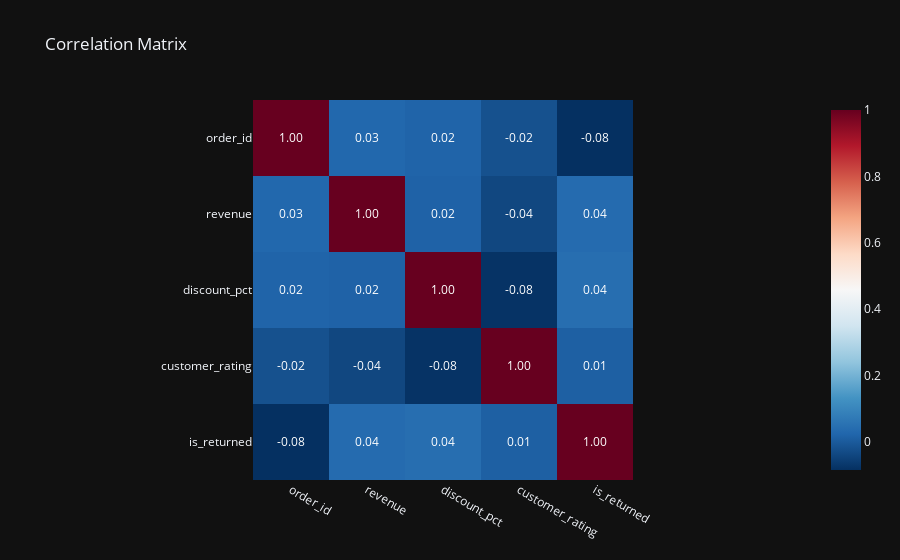
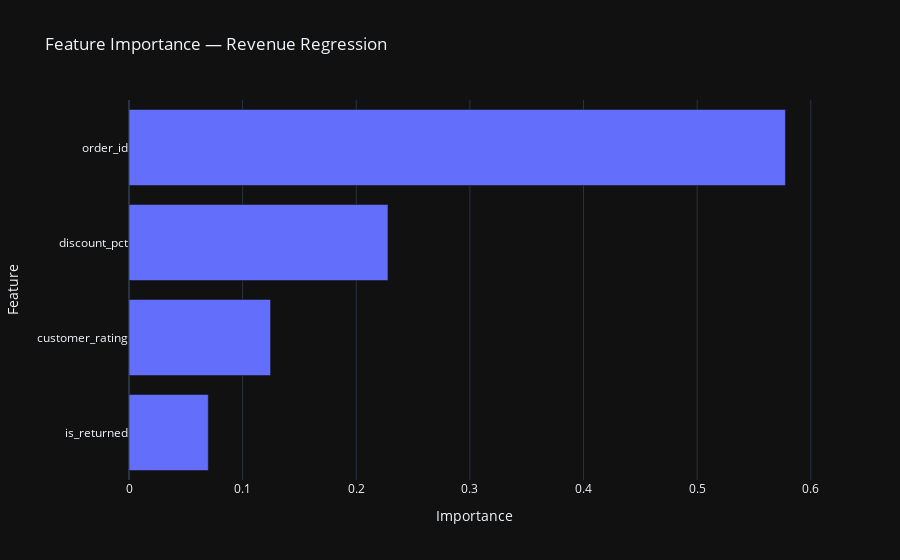
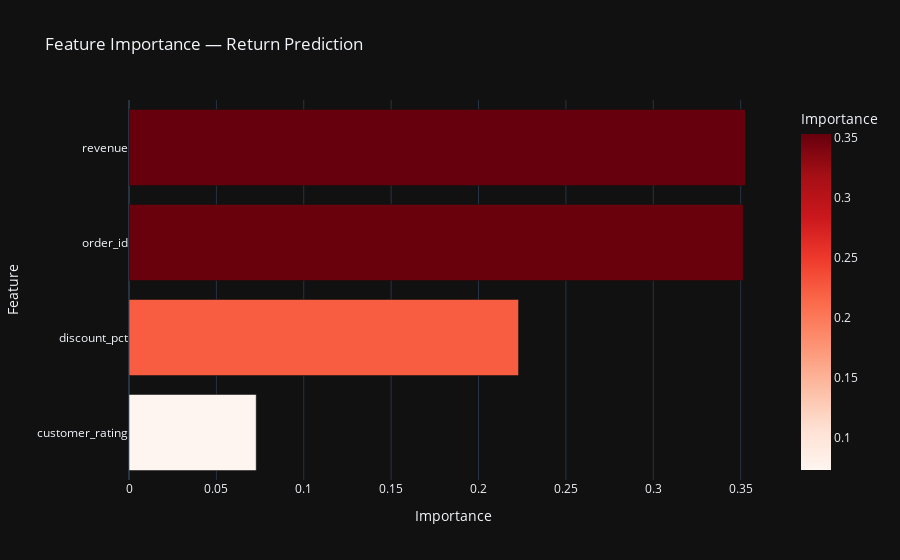
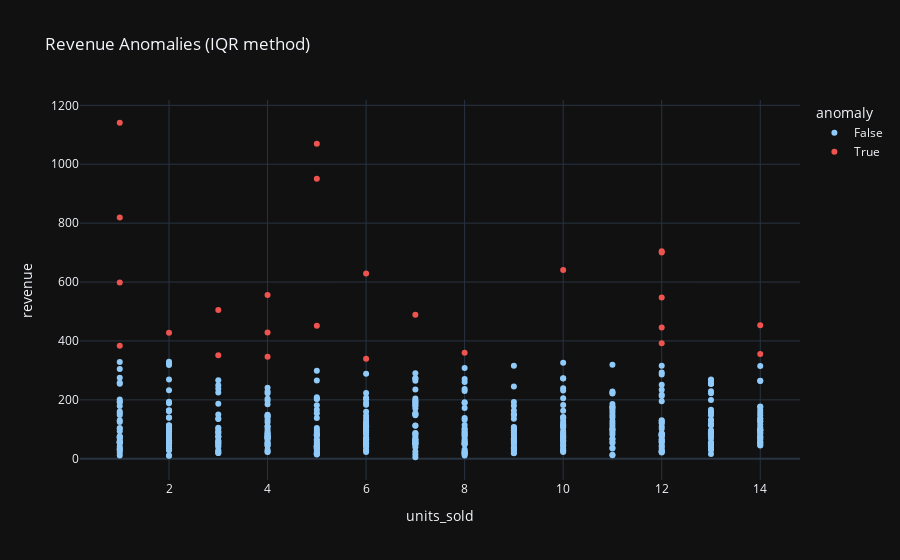

Write notebook code for charts like these, in order.
### Code cell
from mcp_server.tools.visualization import CreateCorrelationHeatmapTool
from mcp_server.tools.analysis import (
    RunRegressionTool, RunClassificationTool,
    DetectAnomaliesTool, ForecastTool,
)

# ─────────────────────────────────────────────────────────────────
# create_correlation_heatmap
# ─────────────────────────────────────────────────────────────────
print("═" * 60)
print("  MCP: create_correlation_heatmap")
print("═" * 60)

hm_result = await CreateCorrelationHeatmapTool().execute(
    {"dataset_id": "retail"}, session=mcp_session
)
if hm_result.get("success"):
    hm = hm_result["data"]
    go.Figure(json.loads(hm["plotly_json"])).show()
    strong = hm.get("strong_correlations", [])
    if strong:
        print(f"\n🔗 Strong correlations (|r| > 0.5):")
        for c in strong:
            print(f"   {c['col1']} ↔ {c['col2']}: r={c['corr']:.3f}")
    else:
        print("\n  No correlations above |r| = 0.5 found.")
    print(f"\n✅ Heatmap chart_id: {hm['chart_id']}")
else:
    print(f"⚠️  create_correlation_heatmap: {hm_result.get('error')}")

# ─────────────────────────────────────────────────────────────────
# run_regression  →  predict: revenue
# ─────────────────────────────────────────────────────────────────
print("\n" + "═" * 60)
print("  MCP: run_regression  →  target: revenue")
print("═" * 60)

reg_result = await RunRegressionTool().execute(
    {"dataset_id": "retail", "target": "revenue"}, session=mcp_session
)
if reg_result.get("success"):
    r = reg_result["data"]
    print(f"\n✅ Model: {r.get('model_id','?')}")
    print(f"   R²:  {r.get('r2_score', 0):.4f}")
    print(f"   MAE: {r.get('mae', 0):.4f}")
    fi = r.get("feature_importance", {})
    if fi:
        fi_df = pd.DataFrame(list(fi.items()), columns=["feature", "importance"]).sort_values("importance")
        fig = px.bar(fi_df, x="importance", y="feature", orientation="h",
                     title="Feature Importance — Revenue Regression",
                     labels={"importance": "Importance", "feature": "Feature"})
        fig.update_layout(template="plotly_dark")
        fig.show()
else:
    print(f"⚠️  run_regression: {reg_result.get('error')}")

# ─────────────────────────────────────────────────────────────────
# run_classification  →  predict: is_returned
# ─────────────────────────────────────────────────────────────────
print("\n" + "═" * 60)
print("  MCP: run_classification  →  target: is_returned")
print("═" * 60)

cls_result = await RunClassificationTool().execute(
    {"dataset_id": "retail", "target": "is_returned"}, session=mcp_session
)
if cls_result.get("success"):
    r = cls_result["data"]
    print(f"\n✅ Model: {r.get('model_id','?')}")
    print(f"   Accuracy: {r.get('accuracy', 0):.1%}")
    fi = r.get("feature_importance", {})
    if fi:
        fi_df = pd.DataFrame(list(fi.items()), columns=["feature", "importance"]).sort_values("importance")
        fig = px.bar(fi_df, x="importance", y="feature", orientation="h",
                     title="Feature Importance — Return Prediction",
                     color="importance", color_continuous_scale="Reds",
                     labels={"importance": "Importance", "feature": "Feature"})
        fig.update_layout(template="plotly_dark")
        fig.show()
else:
    print(f"⚠️  run_classification: {cls_result.get('error')}")

# ─────────────────────────────────────────────────────────────────
# detect_anomalies  →  returns {"anomalies": {col: {count, pct}}}
# ─────────────────────────────────────────────────────────────────
print("\n" + "═" * 60)
print("  MCP: detect_anomalies")
print("═" * 60)

anom_result = await DetectAnomaliesTool().execute(
    {"dataset_id": "retail", "columns": ["revenue", "units_sold", "discount_pct"]},
    session=mcp_session,
)
if anom_result.get("success"):
    r = anom_result["data"]
    anomalies = r.get("anomalies", {})          # {col: {"count": N, "pct": P}}
    method    = r.get("method", "iqr")
    total     = sum(v["count"] for v in anomalies.values())

    print(f"\n✅ Method: {method}  |  Total anomalies across columns: {total}")
    if anomalies:
        print("   Per-column:")
        for col, info in anomalies.items():
            print(f"     {col}: {info['count']} anomalies ({info['pct']:.1f}%)")

        # Quick scatter: revenue vs units_sold, highlighting revenue outliers
        if "revenue" in anomalies:
            q1, q3 = df_retail["revenue"].quantile([0.25, 0.75])
            iqr = q3 - q1
            df_plot = df_retail.copy()
            df_plot["anomaly"] = (
                (df_retail["revenue"] < q1 - 1.5 * iqr) |
                (df_retail["revenue"] > q3 + 1.5 * iqr)
            )
            fig = px.scatter(df_plot, x="units_sold", y="revenue", color="anomaly",
                             title=f"Revenue Anomalies ({method.upper()} method)",
                             color_discrete_map={True: "#ef5350", False: "#90caf9"})
            fig.update_layout(template="plotly_dark")
            fig.show()
    else:
        print("   No anomalies detected.")
else:
    print(f"⚠️  detect_anomalies: {anom_result.get('error')}")

# ─────────────────────────────────────────────────────────────────
# forecast  →  revenue, 30 periods (moving average trend)
# ─────────────────────────────────────────────────────────────────
print("\n" + "═" * 60)
print("  MCP: forecast  →  revenue, 30 periods")
print("═" * 60)

forecast_result = await ForecastTool().execute({
    "dataset_id": "retail",
    "target":     "revenue",
    "periods":    30,
}, session=mcp_session)

if forecast_result.get("success"):
    r = forecast_result["data"]
    method = r.get("method", "?")
    vals   = r.get("forecast", [])
    print(f"\n✅ Method: {method}  |  Periods: {r.get('periods', len(vals))}")

    if vals:
        # Show historical daily average + forecast
        hist_avg = df_retail["revenue"].mean()
        fig = go.Figure()
        fig.add_trace(go.Scatter(
            x=list(range(-10, 0)), y=[hist_avg] * 10,
            mode="lines", name="Historical avg", line=dict(color="#90caf9", dash="dash")
        ))
        fig.add_trace(go.Scatter(
            x=list(range(len(vals))), y=vals,
            mode="lines+markers", name="Forecast",
            line=dict(color="#42a5f5"), marker=dict(size=5)
        ))
        fig.update_layout(
            title="Revenue Forecast — next 30 periods (moving average trend)",
            xaxis_title="Period (0 = now)", yaxis_title="Revenue ($)",
            template="plotly_dark",
        )
        fig.show()
else:
    print(f"⚠️  forecast: {forecast_result.get('error')}")

# ─────────────────────────────────────────────────────────────────
# Session summary
# ─────────────────────────────────────────────────────────────────
print("\n" + "═" * 60)
print("  MCP Session Summary")
print("═" * 60)
info = mcp_session.to_dict()
print(f"\n   Session:      {info['session_id'][:8]}...")
print(f"   Datasets:     {[d['dataset_id'] for d in info['datasets']]}")
print(f"   Workflows:    {info['workflows']}")
print(f"   Charts:       {len(info['charts'])} generated")
print(f"   Models:       {len(info['models'])} trained")
print(f"   Tool calls:   {info['tool_call_count']}")

if mcp_session.charts:
    print(f"\n🎨 Charts in session:")
    for cid, chart in mcp_session.charts.items():
        meta = chart.get("metadata", {})
        print(f"   • {cid}  [{meta.get('type','?')}]  {meta.get('title', '')}")

if mcp_session.models:
    print(f"\n🤖 Models trained:")
    for mid, m in mcp_session.models.items():
        meta = m.get("metadata", {})
        print(f"   • {mid}  type={meta.get('type','?')}  target={meta.get('target','?')}")

### Figure 1 — Plotly figure (JSON) as saved in the notebook; plotly's stock layout.template omitted (floating-point values rounded to 4 significant figures)
{"data": [{"coloraxis": "coloraxis", "hovertemplate": "x: %{x}<br>y: %{y}<br>color: %{z}<extra></extra>", "name": "0", "texttemplate": "%{z:.2f}", "type": "heatmap", "x": ["order_id", "revenue", "discount_pct", "customer_rating", "is_returned"], "xaxis": "x", "y": ["order_id", "revenue", "discount_pct", "customer_rating", "is_returned"], "yaxis": "y", "z": [[1.0, 0.02771, 0.01937, -0.01884, -0.08439], [0.02771, 1.0, 0.01629, -0.03892, 0.03593], [0.01937, 0.01629, 1.0, -0.07929, 0.04443], [-0.01884, -0.03892, -0.07929, 1.0, 0.01147], [-0.08439, 0.03593, 0.04443, 0.01147, 1.0]]}], "layout": {"coloraxis": {"colorscale": [[0, "rgb(5,48,97)"], [0.1, "rgb(33,102,172)"], [0.2, "rgb(67,147,195)"], [0.3, "rgb(146,197,222)"], [0.4, "rgb(209,229,240)"], [0.5, "rgb(247,247,247)"], [0.6, "rgb(253,219,199)"], [0.7, "rgb(244,165,130)"], [0.8, "rgb(214,96,77)"], [0.9, "rgb(178,24,43)"], [1, "rgb(103,0,31)"]]}, "title": {"text": "Correlation Matrix"}, "xaxis": {"anchor": "y", "constrain": "domain", "domain": [0, 1], "scaleanchor": "y"}, "yaxis": {"anchor": "x", "autorange": "reversed", "constrain": "domain", "domain": [0, 1]}}}

### Figure 2 — Plotly figure (JSON) as saved in the notebook; plotly's stock layout.template omitted (floating-point values rounded to 4 significant figures)
{"data": [{"hovertemplate": "Importance=%{x}<br>Feature=%{y}<extra></extra>", "legendgroup": "", "marker": {"color": "#636efa", "pattern": {"shape": ""}}, "name": "", "orientation": "h", "showlegend": false, "textposition": "auto", "type": "bar", "x": [0.0698, 0.1246, 0.2279, 0.5777], "xaxis": "x", "y": ["is_returned", "customer_rating", "discount_pct", "order_id"], "yaxis": "y"}], "layout": {"barmode": "relative", "legend": {"tracegroupgap": 0}, "title": {"text": "Feature Importance — Revenue Regression"}, "xaxis": {"anchor": "y", "domain": [0, 1], "title": {"text": "Importance"}}, "yaxis": {"anchor": "x", "domain": [0, 1], "title": {"text": "Feature"}}}}

### Figure 3 — Plotly figure (JSON) as saved in the notebook; plotly's stock layout.template omitted (floating-point values rounded to 4 significant figures)
{"data": [{"hovertemplate": "Importance=%{marker.color}<br>Feature=%{y}<extra></extra>", "legendgroup": "", "marker": {"color": [0.0728, 0.2229, 0.3515, 0.3528], "coloraxis": "coloraxis", "pattern": {"shape": ""}}, "name": "", "orientation": "h", "showlegend": false, "textposition": "auto", "type": "bar", "x": [0.0728, 0.2229, 0.3515, 0.3528], "xaxis": "x", "y": ["customer_rating", "discount_pct", "order_id", "revenue"], "yaxis": "y"}], "layout": {"barmode": "relative", "coloraxis": {"colorbar": {"title": {"text": "Importance"}}, "colorscale": [[0, "rgb(255,245,240)"], [0.125, "rgb(254,224,210)"], [0.25, "rgb(252,187,161)"], [0.375, "rgb(252,146,114)"], [0.5, "rgb(251,106,74)"], [0.625, "rgb(239,59,44)"], [0.75, "rgb(203,24,29)"], [0.875, "rgb(165,15,21)"], [1, "rgb(103,0,13)"]]}, "legend": {"tracegroupgap": 0}, "title": {"text": "Feature Importance — Return Prediction"}, "xaxis": {"anchor": "y", "domain": [0, 1], "title": {"text": "Importance"}}, "yaxis": {"anchor": "x", "domain": [0, 1], "title": {"text": "Feature"}}}}

### Figure 4 — Plotly figure (JSON) as saved in the notebook; plotly's stock layout.template omitted (floating-point values rounded to 4 significant figures; data arrays with more than 128 entries replaced by an {"elided": "..."} marker saying what was removed)
{"data": [{"hovertemplate": "anomaly=False<br>units_sold=%{x}<br>revenue=%{y}<extra></extra>", "legendgroup": "False", "marker": {"color": "#90caf9", "symbol": "circle"}, "mode": "markers", "name": "False", "orientation": "v", "showlegend": true, "type": "scatter", "x": {"elided": "475 int values"}, "xaxis": "x", "y": {"elided": "475 float values"}, "yaxis": "y"}, {"hovertemplate": "anomaly=True<br>units_sold=%{x}<br>revenue=%{y}<extra></extra>", "legendgroup": "True", "marker": {"color": "#ef5350", "symbol": "circle"}, "mode": "markers", "name": "True", "orientation": "v", "showlegend": true, "type": "scatter", "x": [12, 12, 1, 12, 4, 6, 2, 12, 3, 1, 10, 5, 14, 12, 7, 3, 4, 8, 1, 5, 5, 6, 1, 14, 4], "xaxis": "x", "y": [392.6, 547.7, 1141.0, 445.6, 556.3, 628.8, 428.3, 704.2, 351.1, 819.4, 641.0, 451.9, 453.2, 700.1, 489.1, 505.1, 346.7, 359.9, 598.8, 1070.0, 950.5, 339.7, 383.5, 355.5, 428.7], "yaxis": "y"}], "layout": {"legend": {"title": {"text": "anomaly"}, "tracegroupgap": 0}, "title": {"text": "Revenue Anomalies (IQR method)"}, "xaxis": {"anchor": "y", "domain": [0, 1], "title": {"text": "units_sold"}}, "yaxis": {"anchor": "x", "domain": [0, 1], "title": {"text": "revenue"}}}}
